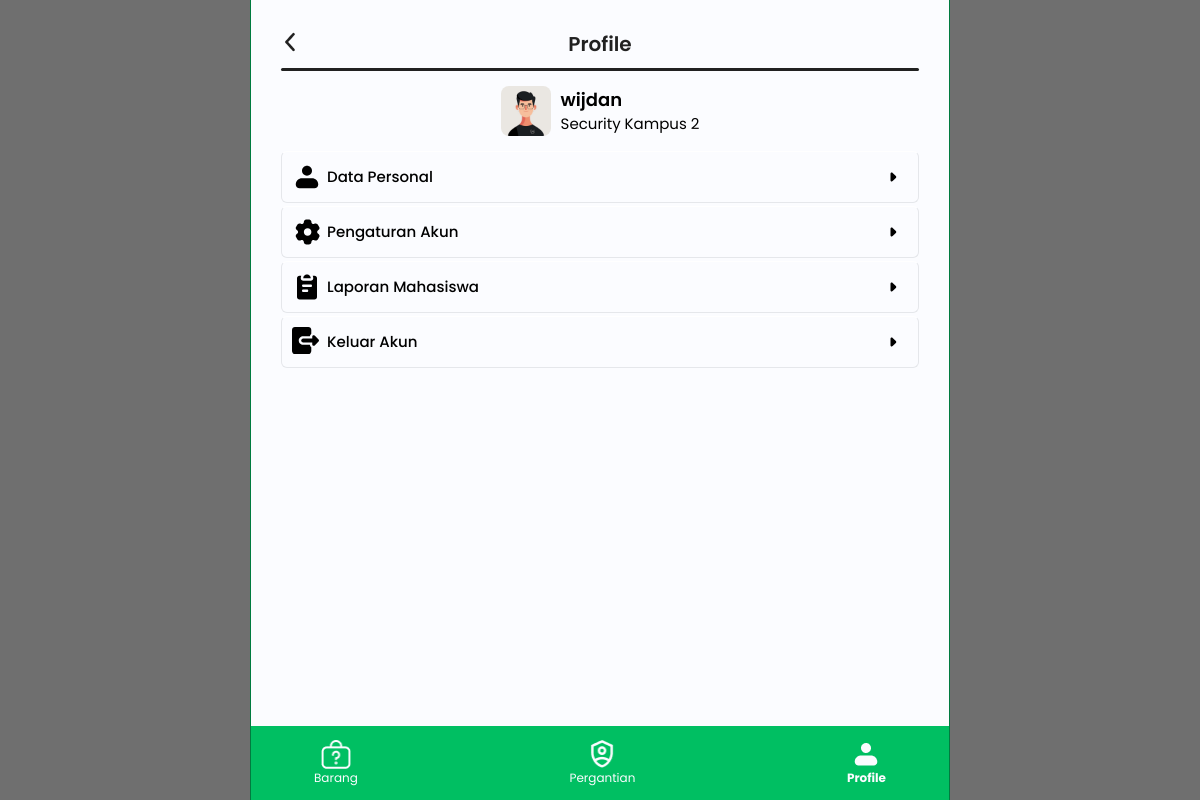
Before: /view/security/profile.php (signed in) with the older database file.
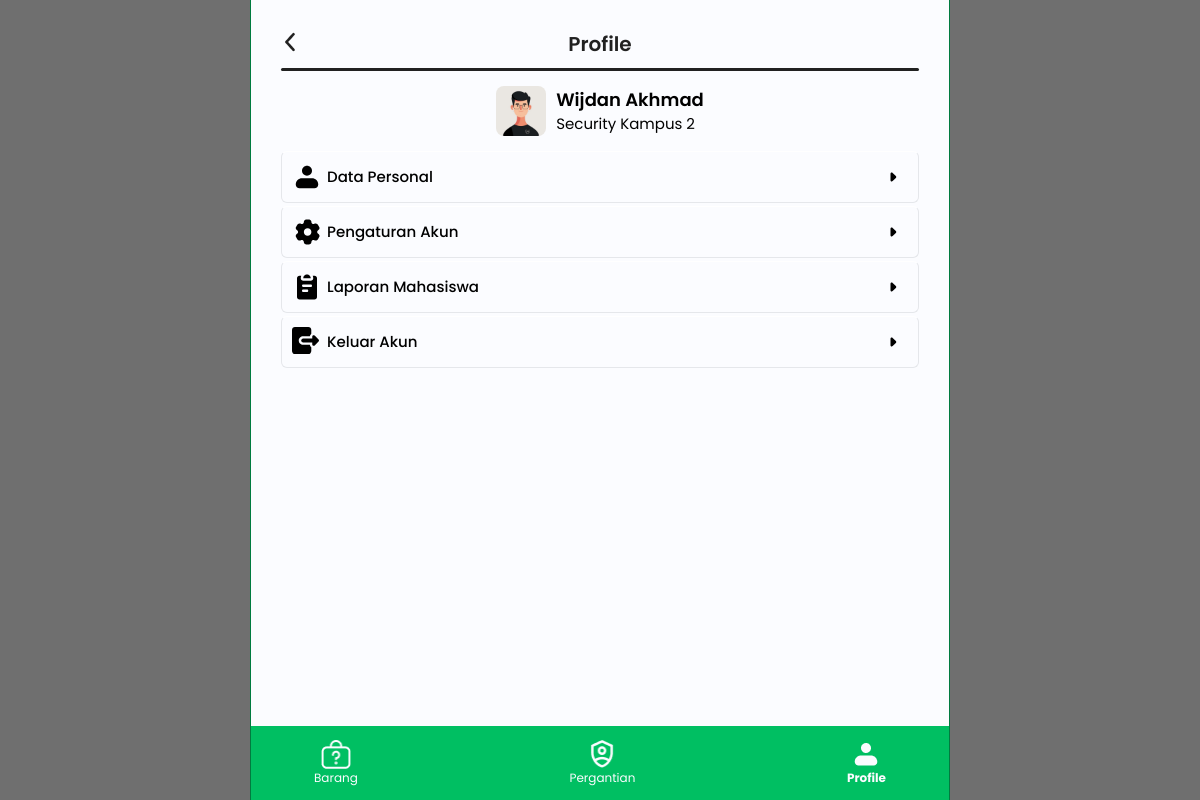
After: the same page with the newer database file.
### tables this page shows
CREATE TABLE `security` (
  `id_security` int(11) NOT NULL,
  `nama` varchar(255) NOT NULL,
  `tgl_lhr` date NOT NULL,
  `noHp` varchar(20) NOT NULL,
  `alamat` text NOT NULL,
  `id_user` int(11) NOT NULL
);

### view/security/profile.php (the view, shortened to what this page needs)
<?php
require "../../model/be_main.php";
$id_user = $_SESSION["id_user"];
$queryUser = "SELECT * FROM security WHERE id_user = $id_user";
$hasilUser = mysqli_query($koneksi, $queryUser);
$dataUser = mysqli_fetch_assoc($hasilUser);
?>
<!DOCTYPE html>
<html lang="en">
<head>
  <?php include "../../tamplate/meta.php" ?>
</head>
<body class="flex flex-col gap-[10px] p-[30px] w-full h-screen relative bg-s-white border-x border-ijo-600 mx-auto md:w-9/12 lg:w-7/12">
  <div class="flex justify-between w-full">
    <a href="homepage.php">
      <img src="../../assets/icon/guest-icon-arrow.png" alt="kembali">
    </a>
    <h1 class="font-semibold text-xl text-s-black text-center">Profile</h1>
  </div>
  <div class="h-[3px] w-full bg-s-black rounded"></div>
  <main class="flex flex-col gap-[10px]">
    <div class="flex gap-[10px] p-[5px] justify-center">
      <img src="../../assets/img/anonim.jpg" alt="Foto Profile" class="size-[50px] rounded-[8px]">
      <div class="text-t-black">
        <h1 class="font-semibold text-[18px]"><?= $dataUser['nama'] ?></h1>
        <p class="font-normal text-[15px]">Security Kampus 2</p>
      </div>
    </div>
    <div class="flex flex-col gap-[3px]">
      <a href="profile_dataPersonal.php" class="flex justify-between p-[10px] group border border-t-white rounded-md hover:border-ijo-400 hover:border">
        <div class="flex gap-[5px] justify-center items-center">
          <h1 class="font-medium text-[15px] text-t-black group-hover:text-ijo-400">Data Personal</h1>
        </div>
      </a>
      <a href="profile_pengaturanAkun.php" class="flex justify-between p-[10px] group border border-t-white rounded-md hover:border-ijo-400 hover:border">
        <div class="flex gap-[5px] justify-center items-center">
          <h1 class="font-medium text-[15px] text-t-black group-hover:text-ijo-400">Pengaturan Akun</h1>
        </div>
      </a>
      <a href="profile_laporanMahasiswa.php" class="flex justify-between p-[10px] group border border-t-white rounded-md hover:border-ijo-400 hover:border">
        <div class="flex gap-[5px] justify-center items-center">
          <h1 class="font-medium text-[15px] text-t-black group-hover:text-ijo-400">Laporan Mahasiswa</h1>
        </div>
      </a>
      <a href="login.php" class="flex justify-between p-[10px] group border border-t-white rounded-md hover:border-[#FF1F00] hover:border">
        <div class="flex gap-[5px] justify-center items-center">
          <h1 class="font-medium text-[15px] text-t-black group-hover:text-[#FF1F00]">Keluar Akun</h1>
        </div>
      </a>
    </div>
  </main>
  <nav class="flex px-[63px] py-[13px] justify-between items-center bg-ijo-500 w-full absolute bottom-0 left-0">
    <a href="../security/laporan_barang.php">
      <div class="flex flex-col gap-0 justify-center items-center group cursor-pointer">
        <div class="relative">
          <img src="../../assets/icon/nav-icon-barang.png" alt="Barang" class="size-[30px] group-hover:opacity-0">
        </div>
        <p class="font-reguler text-[12px] text-s-white group-hover:font-bold">Barang</p>
      </div>
    </a>
    <a href="../security/pergantian_shift.php">
      <div class="flex flex-col gap-0 justify-center items-center group cursor-pointer">
        <div class="relative">
          <img src="../../assets/icon/nav-icon-shift.png" alt="shift" class="size-[30px] group-hover:opacity-0">
        </div>
        <p class="font-reguler text-[12px] text-s-white group-hover:font-bold">Pergantian</p>
      </div>
    </a>
    <a href="../security/profile.php">
      <div class="flex flex-col gap-0 justify-center items-center group cursor-pointer">
        <img src="../../assets/icon/nav-icon-profile-active.png" alt="profile" class="size-[30px] ">
        <p class="font-bold text-[12px] text-s-white ">Profile</p>
      </div>
    </a>
  </nav>
</body>
</html>

Changed rows visible on the page:
changed security: nama "wijdan" → "Wijdan Akhmad"
